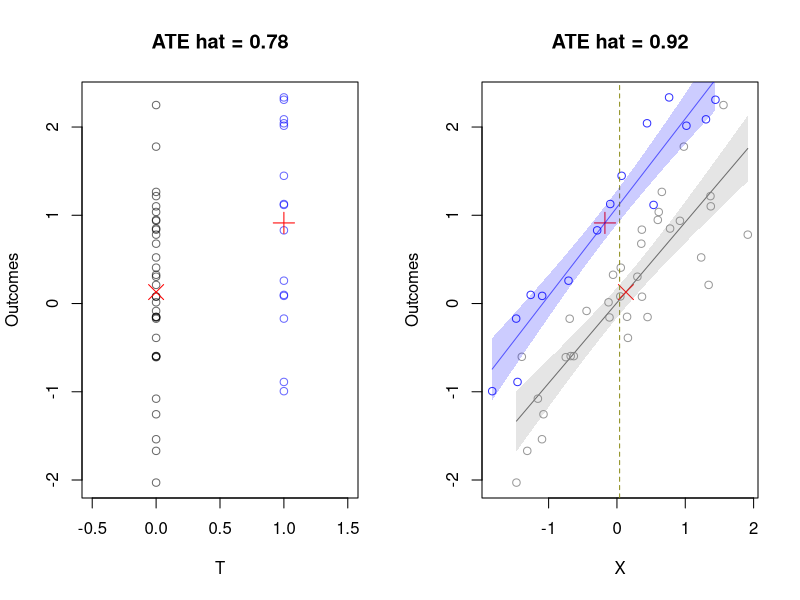

R code for this plot:
rm(list = ls())

set.seed(1016)
n = 50
n_T = 15
n_C = n - n_T
X = rnorm(n)
e = 0.5 * rnorm(n)

idx_treated = sample(n, n_T, replace=FALSE)
idx_control = setdiff(1:n,idx_treated)

T = rep(0, n)
T[idx_treated] = 1

y = T + X + e

ATE_unadj = mean(y[idx_treated])-mean(y[idx_control])

X_tmp = X[idx_treated] - mean(X[idx_treated])
y_tmp = y[idx_treated] - mean(y[idx_treated])
beta_hat_treated = solve(t(X_tmp)%*%X_tmp)%*%t(X_tmp)%*%y_tmp
X_tmp = X[idx_control] - mean(X[idx_control])
y_tmp = y[idx_control] - mean(y[idx_control])
beta_hat_control = solve(t(X_tmp)%*%X_tmp)%*%t(X_tmp)%*%y_tmp
ATE_adj = (mean(y[idx_treated])-(mean(X[idx_treated]) - mean(X))*beta_hat_treated) - (mean(y[idx_control])--(mean(X[idx_control]) - mean(X))*beta_hat_control)


# plot
par(mfrow=c(1,2))
plot(T[idx_treated], y[idx_treated], xlim=c(-0.5,1.5), ylim=c(min(y), max(y)), ylab="Outcomes", xlab="T", col=rgb(0, 0, 255, 150, maxColorValue=255), main=paste("ATE hat =", round(ATE_unadj,2)))
points(T[idx_control], y[idx_control], col=rgb(0, 0, 0, 150, maxColorValue=255))
points(1, mean(y[idx_treated]), col="red", pch=3, cex=2)
points(0, mean(y[idx_control]), col="red", pch=4, cex=2)

plot(X[idx_treated], y[idx_treated], col=rgb(0, 0, 1, 0.8), main=paste("ATE hat =",round(ATE_adj,2)), ylab="Outcomes", xlab="X", xlim=c(min(X), max(X)), ylim=c(min(y), max(y)))
points(mean(X[idx_treated]), mean(y[idx_treated]),pch=3, cex=2, col="red")
lines(c(min(X[idx_treated]), max(X[idx_treated])), c(beta_hat_treated)*(c(min(X[idx_treated]), max(X[idx_treated])) - mean(X[idx_treated])) + mean(y[idx_treated]), col=rgb(0, 0, 255, 150, maxColorValue=255))
lines(c(min(X[idx_control]), max(X[idx_control])), c(beta_hat_control)*(c(min(X[idx_control]), max(X[idx_control])) - mean(X[idx_control])) + mean(y[idx_control]), col=rgb(0, 0, 0, 150, maxColorValue=255))
points(X[idx_control], y[idx_control], col=rgb(0.5, 0.5, 0.5, 0.8))
points(mean(X[idx_control]), mean(y[idx_control]),pch=4, cex=2, col="red")
# vertical line: X mean
abline(v=mean(X), col=rgb(0.5, 0.5, 0, 0.9), lty='dashed')

# 95% predict interval
# prediction interval: treated
df_treated <- data.frame(x = X[idx_treated]-mean(X[idx_treated]),
                         y = y[idx_treated]-mean(y[idx_treated]))
mod <- lm(y ~ x, data = df_treated)
newx <- seq(min(X[idx_treated]) - mean(X[idx_treated]), max(X[idx_treated]) - mean(X[idx_treated]), length.out=100)
preds <- predict(mod, newdata = data.frame(x=newx), interval = 'confidence')
polygon(c(rev(newx), newx)+mean(X[idx_treated]), c(rev(preds[ ,3]), preds[ ,2])+mean(y[idx_treated]), col = rgb(0, 0, 1, 0.2), border = NA, )
#lines(newx+mean(X[idx_treated]), preds[ ,3]+mean(y[idx_treated]), lty = 'dashed', col = 'red')
#lines(newx+mean(X[idx_treated]), preds[ ,2]+mean(y[idx_treated]), lty = 'dashed', col = 'red')

# prediction interval: control
df_control <- data.frame(x = X[idx_control]-mean(X[idx_control]),
                         y = y[idx_control]-mean(y[idx_control]))
mod <- lm(y ~ x, data = df_control)
newx <- seq(min(X[idx_control]) - mean(X[idx_control]), max(X[idx_control]) - mean(X[idx_control]), length.out=100)
preds <- predict(mod, newdata = data.frame(x=newx), interval = 'confidence')
polygon(c(rev(newx), newx)+mean(X[idx_control]), c(rev(preds[ ,3]), preds[ ,2])+mean(y[idx_control]), col = rgb(0.5, 0.5, 0.5, 0.2), border = NA, )
#lines(newx+mean(X[idx_control]), preds[ ,3]+mean(y[idx_control]), lty = 'dashed', col = 'red')
#lines(newx+mean(X[idx_control]), preds[ ,2]+mean(y[idx_control]), lty = 'dashed', col = 'red')

# # vertical line: weighted X mean # 我不知道这算的是什么. 所以注释掉了. 
# # abline(v=mean(X), col=rgb(0.5, 0.5, 0, 0.5))
# X_center = (mean(X[idx_treated])%*%solve(t(X[idx_treated])%*%X[idx_treated]) + mean(X[idx_control])%*%solve(t(X[idx_control])%*%X[idx_control])) %*% solve(solve(t(X[idx_treated])%*%X[idx_treated]) + solve(t(X[idx_control])%*%X[idx_control]))
# abline(v=X_center, col=rgb(0.5, 0.5, 0, 0.5))
